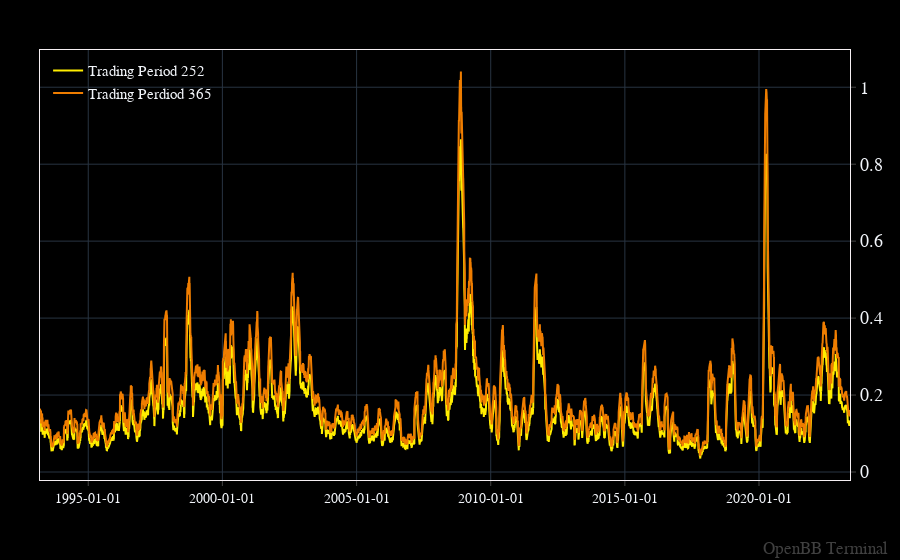

The code cell stored with this chart in its notebook:
### Markdown cell above
Let's compare the difference between annualizing over 252 trading days versus 365.

### Code cell
rvol = pd.concat([rvol, openbb.ta.rvol_std(df, window = 1, is_crypto = True, trading_periods = 365).rename("Trading Perdiod 365")], axis = 1)

openbb.forecast.plot(data = rvol, columns = rvol.columns)

### Figure 1 — Plotly figure (JSON) as saved in the notebook; plotly's stock layout.template omitted (floating-point values rounded to 4 significant figures; data arrays with more than 128 entries replaced by an {"elided": "..."} marker saying what was removed)
{"data": [{"hovertemplate": "%{y}<extra></extra>", "name": "Trading Period 252", "type": "scatter", "x": {"elided": "7605 str values"}, "y": {"elided": "7605 float values"}}, {"hovertemplate": "%{y}<extra></extra>", "name": "Trading Perdiod 365", "type": "scatter", "x": {"elided": "7605 str values"}, "xhoverformat": "%Y-%m-%d", "y": {"elided": "7605 float values"}}], "layout": {"annotations": [{"font": {"color": "gray", "size": 17}, "opacity": 0.5, "text": "OpenBB Terminal", "x": 1, "xanchor": "right", "xref": "paper", "xshift": 40, "y": 0, "yanchor": "bottom", "yref": "paper", "yshift": -80}], "bargap": 0, "bargroupgap": 0, "barmode": "overlay", "hoverdistance": 2, "legend": {"groupclick": "toggleitem", "orientation": "v", "tracegroupgap": 133.3}, "margin": {"b": 80, "l": 40, "r": 50, "t": 50}, "modebar": {"activecolor": "#d1030d", "bgcolor": "#2A2A2A", "color": "#FFFFFF", "orientation": "v"}, "newshape": {"line": {"color": "gold"}}, "spikedistance": 2, "xaxis": {"tickformatstops": [{"dtickrange": [null, 604800000], "value": "%Y-%m-%d"}, {"dtickrange": [604800000, "M1"], "value": "%Y-%m-%d"}, {"dtickrange": ["M1", null], "value": "%Y-%m-%d"}], "type": "date"}}}
